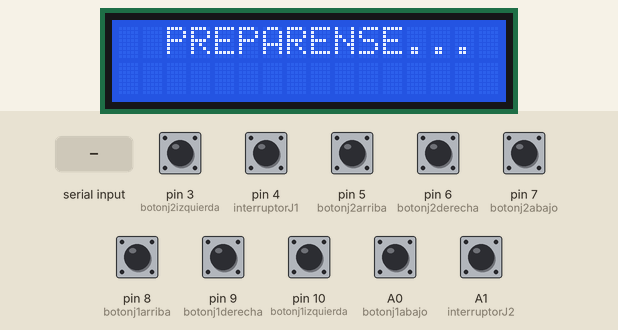
Recording of a sketch running on a simulated Arduino Uno, built with avr-gcc and run on an emulated ATmega328P. Parts: 16×2 character LCD. The test bench sets the inputs (shaded band); at power-on: A0 (botonj1abajo), pin 3 (botonj2izquierda), pin 5 (botonj2arriba), pin 6 (botonj2derecha), pin 7 (botonj2abajo), pin 8 (botonj1arriba), pin 9 (botonj1derecha), pin 10 (botonj1izquierda) HIGH, A1 (interruptorJ2), pin 4 (interruptorJ1) LOW. Storage starts empty.

Above: at 1.3 s.
1.4 s: "J1HIT\n" received over Serial
At 2.5 s:
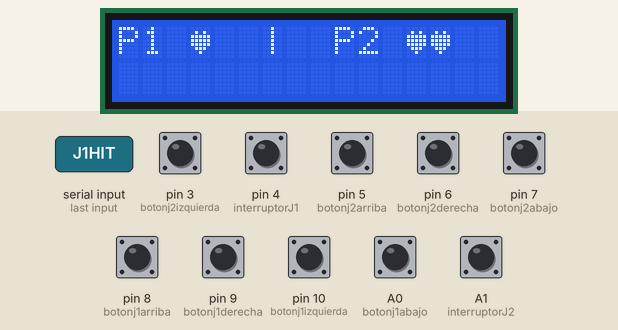
2.9 s: "J2HIT\n" received over Serial
At 3.6 s:
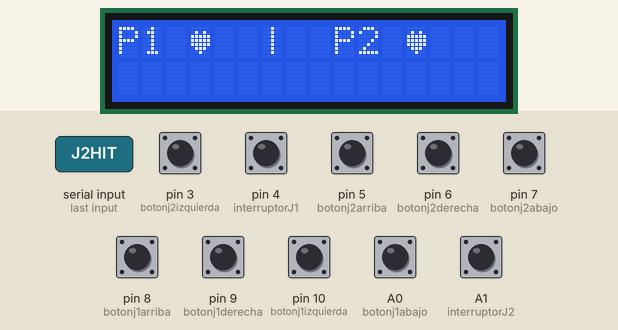
4.4 s: "G1HIT\n" received over Serial
At 5.4 s:
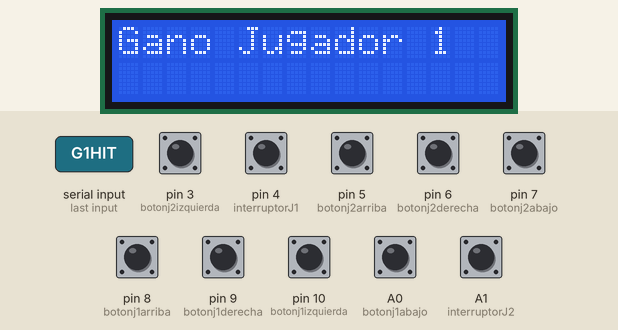
5.9 s: "J1HIT\n" received over Serial
At 7.1 s:
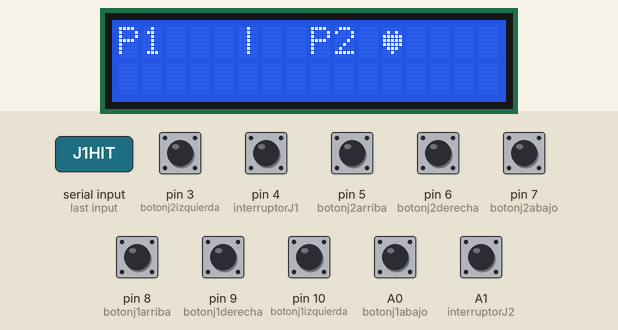
7.4 s: "J2HIT\n" received over Serial
At 8.2 s:
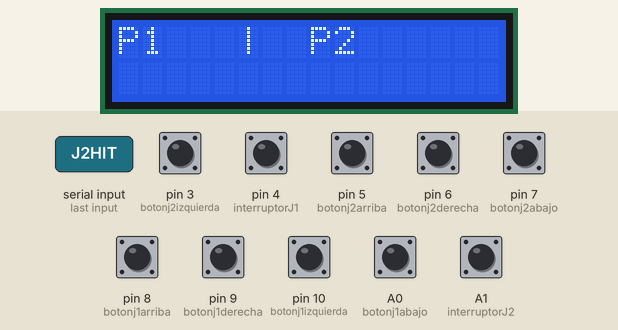
Timing chart, 0 to 10.4 s (numbered marks = the images above; inputs shaded):
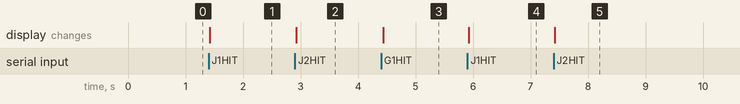

The sketch:

tron_arduino.ino
```cpp
#include <SPI.h>
#include <SD.h>
#include <Wire.h>
#include <LiquidCrystal_I2C.h>

int cs = 2;
File lectologo;

LiquidCrystal_I2C lcd(0x27, 16, 2);

// Pines para botones
int interruptorJ1 = 4;
int botonj1arriba = 8;
int botonj1derecha = 9;
int botonj1izquierda = 10;
int botonj1abajo = A0;
int interruptorJ2 = A1;
int botonj2arriba = 5;
int botonj2derecha = 6;
int botonj2izquierda = 3;
int botonj2abajo = 7;

bool juegoIniciado = false;
int vidasP1 = 2;
int vidasP2 = 2;
bool estadoAnteriorInterruptorJ1 = LOW;
bool estadoAnteriorInterruptorJ2 = LOW;

byte heart[8] = {
  B00000,
  B01010,
  B11111,
  B11111,
  B11111,
  B01110,
  B00100,
  B00000
};

void setup() {
  Serial.begin(9600);

  lcd.init();
  lcd.backlight();
  lcd.createChar(0, heart);

  // La SD solo se usa para guardar los ganadores. Antes, si fallaba, setup()
  // terminaba antes de crear el ícono de corazón y configurar los botones;
  // ahora se avisa y el juego sigue funcionando sin registro.
  if (!SD.begin(cs)) {
    lcd.setCursor(0, 0);
    lcd.print("Error SD init");
    lcd.setCursor(0, 1);
    lcd.print("Sin registro");
    delay(2000);
    lcd.clear();
  }

  lcd.setCursor(2, 0);
  lcd.print("PREPARENSE...");

  pinMode(interruptorJ1, INPUT);
  pinMode(interruptorJ2, INPUT);

  pinMode(botonj1arriba, INPUT);
  pinMode(botonj1derecha, INPUT);
  pinMode(botonj1izquierda, INPUT);
  pinMode(botonj1abajo, INPUT);
  pinMode(botonj2arriba, INPUT);
  pinMode(botonj2derecha, INPUT);
  pinMode(botonj2izquierda, INPUT);
  pinMode(botonj2abajo, INPUT);
}

void loop() {
  // Lectura de botones y envío a Processing
  if (digitalRead(botonj1arriba) == LOW)    Serial.println("J1U");
  if (digitalRead(botonj1abajo) == LOW)     Serial.println("J1D");
  if (digitalRead(botonj1derecha) == LOW)   Serial.println("J1R");
  if (digitalRead(botonj1izquierda) == LOW) Serial.println("J1L");

  if (digitalRead(botonj2arriba) == LOW)    Serial.println("J2U");
  if (digitalRead(botonj2abajo) == LOW)     Serial.println("J2D");
  if (digitalRead(botonj2derecha) == LOW)   Serial.println("J2R");
  if (digitalRead(botonj2izquierda) == LOW) Serial.println("J2L");

  bool estadoActualInterruptorJ1 = digitalRead(interruptorJ1);
  if (estadoActualInterruptorJ1 != estadoAnteriorInterruptorJ1) {
    Serial.println("cambio1");
    estadoAnteriorInterruptorJ1 = estadoActualInterruptorJ1;
    delay(10);
  }

  bool estadoActualInterruptorJ2 = digitalRead(interruptorJ2);
  if (estadoActualInterruptorJ2 != estadoAnteriorInterruptorJ2) {
    Serial.println("cambio2");
    estadoAnteriorInterruptorJ2 = estadoActualInterruptorJ2;
    delay(10);
  }

  // Comandos desde Processing
  if (Serial.available()) {
    String comando = Serial.readStringUntil('\n');
    comando.trim();

    if (comando == "J1HIT") {
      if (vidasP1 > 0) vidasP1--;
      juegoIniciado = true;
      actualizarPantalla();
    }
    else if (comando == "J2HIT") {
      if (vidasP2 > 0) vidasP2--;
      juegoIniciado = true;
      actualizarPantalla();
    }
    else if (comando == "REINICIAR") {
      juegoIniciado = false;
      vidasP1 = 2;
      vidasP2 = 2;
      lcd.clear();
      lcd.setCursor(2, 0);
      lcd.print("PREPARENSE...");
    }
    else if (comando == "LCD_VIDAS") {
      actualizarPantalla();
      juegoIniciado = true;
    }
    else if (comando == "G1HIT") {
      lcd.clear();
      lcd.setCursor(0, 0);
      lcd.print("Gano Jugador 1");

      lectologo = SD.open("DATOS.TXT", FILE_WRITE);
      if (lectologo) {
        lectologo.println("GANADOR J1");
        lectologo.close();
      } else {
        lcd.setCursor(0, 1);
        lcd.print("Error SD G1");
      }
    }
    else if (comando == "G2HIT") {
      lcd.clear();
      lcd.setCursor(0, 0);
      lcd.print("Gano Jugador 2");

      lectologo = SD.open("DATOS.TXT", FILE_WRITE);
      if (lectologo) {
        lectologo.println("GANADOR J2");
        lectologo.close();
      } else {
        lcd.setCursor(0, 1);
        lcd.print("Error SD G2");
      }
    }
  }

  delay(10);
}

void mostrarPantallaJuego() {
  lcd.clear();
  lcd.setCursor(0, 0);
  lcd.print("P1 ");
  for (int i = 0; i < vidasP1; i++) lcd.write(byte(0));
  lcd.print("  |  ");
  lcd.print("P2 ");
  for (int i = 0; i < vidasP2; i++) lcd.write(byte(0));
}

void actualizarPantalla() {
  mostrarPantallaJuego();
}
```

Measured:
- after the input at 1.4 s, the display: changes at once (image 1)
- after the input at 2.9 s, the display: changes at once (image 2)
- after the input at 4.4 s, the display: changes at once (image 3)
- after the input at 5.9 s, the display: changes at once (image 4)
- after the input at 7.4 s, the display: changes at once (image 5)
